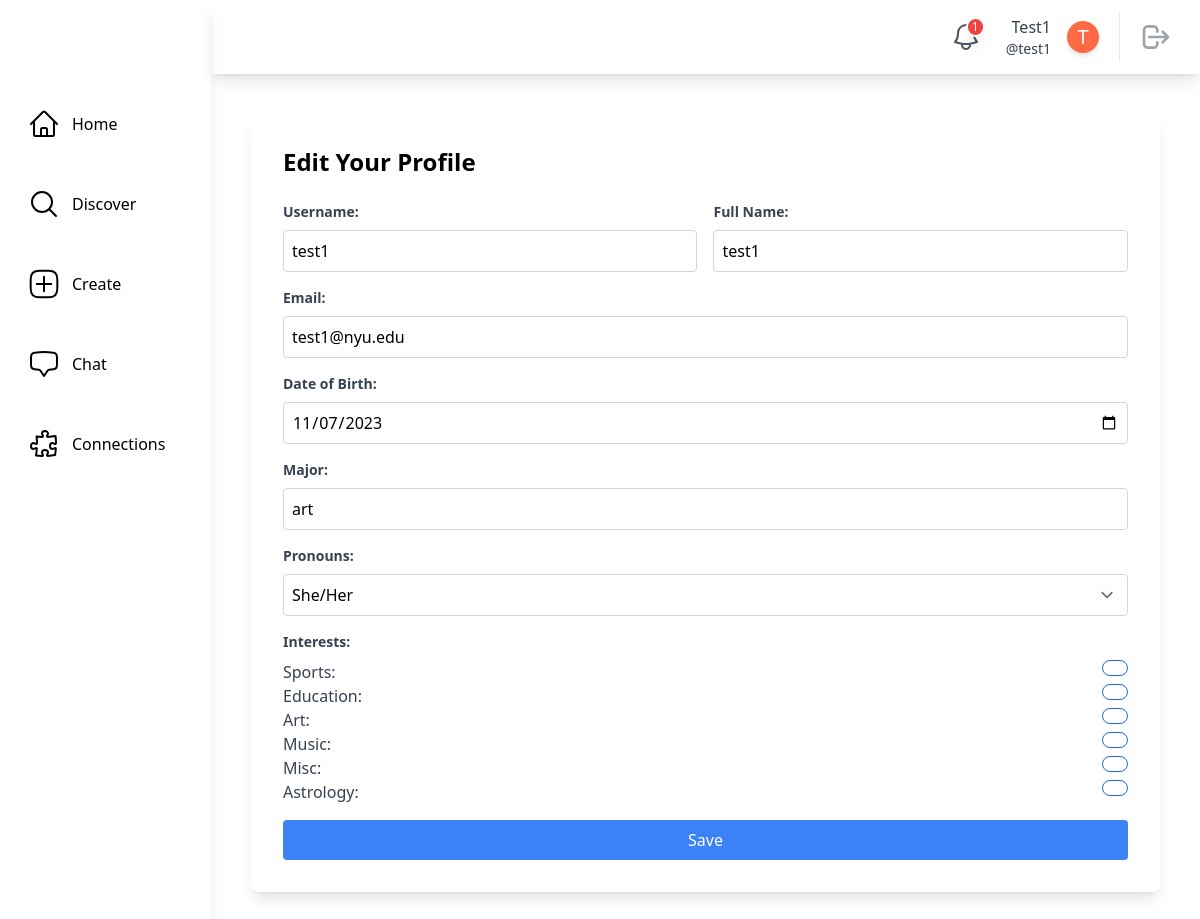
The page /profile/test2/edit (signed in) on the database as committed earlier.
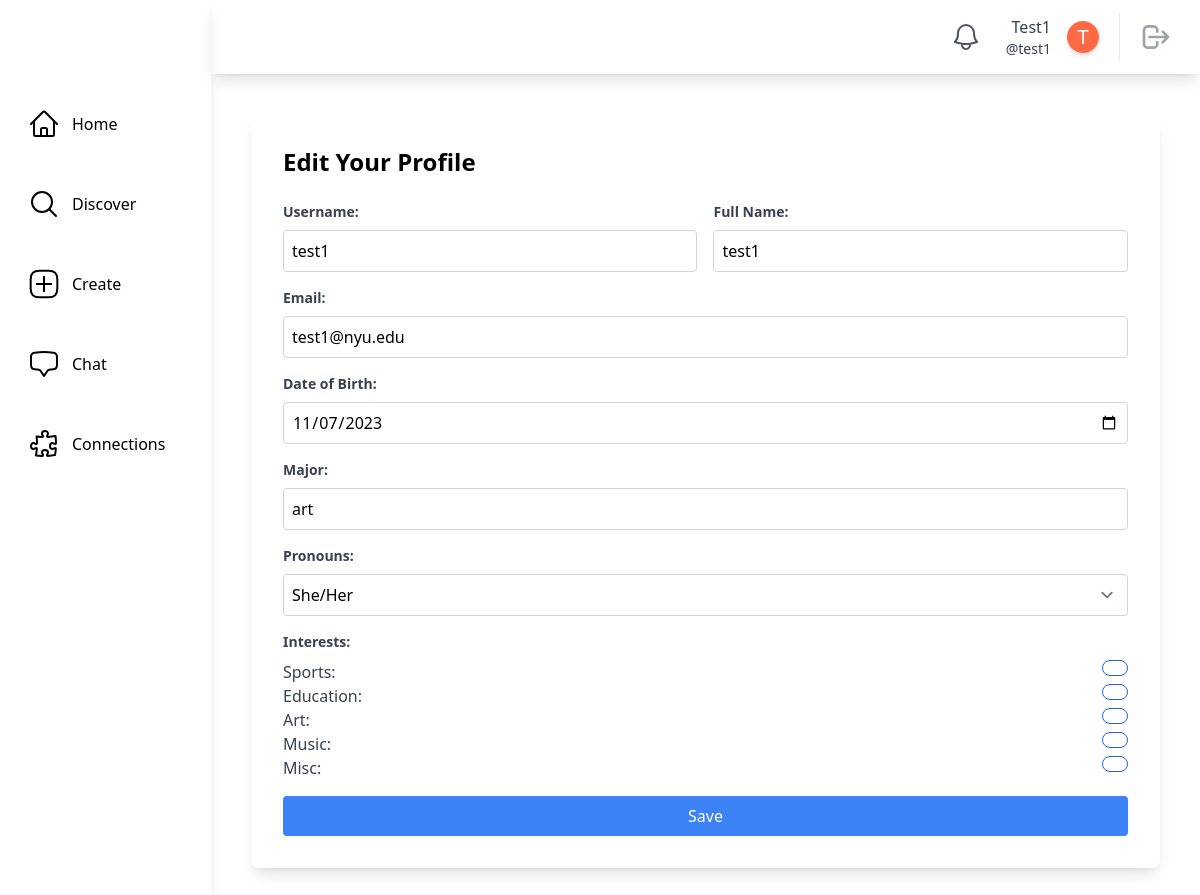
The same page on the database as committed later.
### main/models.py (models this page shows, shortened)
class SocialUser(AbstractUser):
    class Pronouns(models.IntegerChoices):
        SHE = 1, _("She/Her")
        HE = 2, _("He/Him")
        THEY = 3, _("They/Them")
        OTHER = 4, _("Other/Prefer Not To Say")
    username = models.CharField(max_length=30, unique=True)
    email = models.EmailField(unique=True, default="@nyu.edu")
    full_name = models.CharField(max_length=50, default="")
    pronouns = models.IntegerField(default=Pronouns.OTHER, choices=Pronouns.choices)
    date_of_birth = models.DateField(null=True, validators=[validate_age])
    major = models.CharField(max_length=100, default="undeclared")
    tags = models.ManyToManyField(InterestTag, related_name="tags")
    profile_picture = models.ImageField(
        upload_to="profile_pics/", null=True, blank=True
    )
    timestamp = models.DateTimeField("timestamp", default=timezone.now)  # joined

class InterestTag(models.Model):
    name = models.CharField(max_length=50, unique=True)
    class Meta:
        db_table = "interest_tags"
        verbose_name_plural = "Interest Tags"
    def __str__(self):
        return self.name

### main/views.py (the view, shortened to what this page needs)
@method_decorator(login_required, name="dispatch")
class EditProfileView(LoginRequiredMixin, generic.UpdateView):
    model = SocialUser
    form_class = EditProfileForm
    template_name = "main/edit_profile_page.html"
    context_object_name = "profile"
    def get_initial(self):
        initial = super().get_initial()
        initial["username"] = self.request.user.username
        initial["email"] = self.request.user.email
        initial["full_name"] = self.request.user.full_name
        initial["pronouns"] = self.request.user.pronouns
        initial["date_of_birth"] = self.request.user.date_of_birth
        initial["major"] = self.request.user.major
        initial["interests"] = self.request.user.tags.all()
        return initial
    def get_object(self, queryset=None):
        return get_object_or_404(SocialUser, username=self.kwargs["username"])

### main/models.py (called while the page is built)
    @classmethod
    def count_unread_notifications(cls, user):
        return (
            cls.objects.filter(models.Q(recipient_user=user, is_read=False))
            .all()
            .order_by("-timestamp")
            .count()
        )

### theme/templatetags/theme_customfilters.py (called while the page is built)
@register.filter
def count_unread_notifications(user):
    return Notification.count_unread_notifications(user)

### main/templates/main/edit_profile_page.html (shortened to what this page needs)
{% extends "base.html" %}
{% block content %}
    <div class="bg-white rounded-lg shadow-lg p-8 m-10">
        <h2 class="text-2xl font-semibold mb-6">Edit Your Profile</h2>
        <form method="post">
            <div class="flex mb-4">
                <div class="w-1/2 pr-2">
                    <label for="{{ form.username.id_for_label }}"
                           class="block text-gray-700 text-sm font-bold mb-2">Username:</label>
                    {{ form.username }}
                </div>
                <div class="w-1/2 pl-2">
                    <label for="{{ form.full_name.id_for_label }}"
                           class="block text-gray-700 text-sm font-bold mb-2">Full Name:</label>
                    {{ form.full_name }}
                </div>
            </div>
            <div class="mb-4">
                <label for="{{ form.email.id_for_label }}"
                       class="block text-gray-700 text-sm font-bold mb-2">Email:</label>
                {{ form.email }}
            </div>
            <div class="mb-4">
                <label for="{{ form.date_of_birth.id_for_label }}"
                       class="block text-gray-700 text-sm font-bold mb-2">Date of Birth:</label>
                {{ form.date_of_birth }}
            </div>
            <div class="mb-4">
                <label for="{{ form.major.id_for_label }}"
                       class="block text-gray-700 text-sm font-bold mb-2">Major:</label>
                {{ form.major }}
            </div>
            <div class="mb-4">
                <label for="{{ form.pronouns.id_for_label }}"
                       class="block text-gray-700 text-sm font-bold mb-2">Pronouns:</label>
                {{ form.pronouns }}
            </div>
            <div class="mb-4">
                <label for="{{ form.interests.id_for_label }}"
                       class="block text-gray-700 text-sm font-bold mb-2">Interests:</label>
                {% for interest in form.interests %}
                    <label class="flex flex-row justify-between">
                        <span class="text-gray-700">{{ interest.choice_label }}:</span>
                        {{ interest.tag }}
                    </label>
                {% endfor %}
            </div>
            <button type="submit"
                    class="w-full bg-blue-500 text-white p-2 rounded hover:bg-blue-700">Save</button>
        </form>
    </div>
{% endblock content %}

### theme/templates/base.html (shortened to what the changed rows need)
{% load static tailwind_tags %}
{% load theme_customfilters %}
<!DOCTYPE html>
<html lang="en">
    <head>
        {% tailwind_css %}
    </head>
    <body class="flex bg-white min-h-screen">
        {% if user.is_authenticated %}
            <div class="h-screen w-full bg-white relative flex overflow-hidden">
                <aside class="h-full shadow-lg w-64 flex flex-col space-y-10 items-start relative bg-white text-black">
                    <div class="h-16 flex items-center w-full">
                    </div>
                    <a href="{% url 'main:home' %}"
                       class="flex items-center ml-6 p-1 rounded hover:bg-gray-100 focus:bg-gray-100 transition duration-200 transform hover:scale-110">
                        <span class="ml-3">Home</span>
                    </a>
                    <a href="{% url 'main:discover' %}"
                       class="flex items-center ml-6 p-1 rounded hover:bg-gray-100 focus:bg-gray-100 transition duration-200 transform hover:scale-110">
                        <svg xmlns="http://www.w3.org/2000/svg"
                             fill="none"
                             viewBox="0 0 24 24"
                             stroke-width="1.5"
                             stroke="currentColor"
                             class="w-8 h-8">
                            <path stroke-linecap="round" stroke-linejoin="round" d="M21 21l-5.197-5.197m0 0A7.5 7.5 0 105.196 5.196a7.5 7.5 0 0010.607 10.607z" />
                        </svg>
                        <span class="ml-3">Discover</span>
                    </a>
                    <a href="{% url 'posts:create_post' %}"
                       class="flex items-center ml-6 p-1 rounded hover:bg-gray-100 focus:bg-gray-100 transition duration-200 transform hover:scale-110">
                        <span class="ml-3">Create</span>
                    </a>
                    <a href="{% url 'chat:chat_room_list' %}"
                       class="flex items-center ml-6 p-1 rounded hover:bg-gray-100 focus:bg-gray-100 transition duration-200 transform hover:scale-110">
                        <span class="ml-3">Chat</span>
                    </a>
                    <a href="{% url 'main:connections' user.username %}"
                       class="flex items-center ml-6 p-1 rounded hover:bg-gray-100 focus:bg-gray-100 transition duration-200 transform hover:scale-110">
                        <span class="ml-3">Connections</span>
                    </a>
                </aside>
                <div class="w-full h-full flex flex-col justify-between">
                    <header class="h-20 w-full flex items-center relative justify-end px-5 shadow-lg">
                        <a href="{% url 'main:notifications' user.username %}"
                           class="relative p-2 text-gray-600 hover:bg-gray-100 hover:text-gray-600 focus:bg-gray-100 focus:text-gray-600 rounded-full">
                           <span class="absolute top-1 left-6 text-xs bg-red-500 text-white font-medium px-1 shadow-lg rounded-full border-2 border-white">
                               {% if user|count_unread_notifications > 0 %}
                                {{ user|count_unread_notifications }}
                               {% endif %}
                           </span>
                        </a>
                        <a href="{% url 'main:profile_page' user.username %}"
                           class="rounded hover:bg-gray-100 hover:text-gray-600 focus:bg-gray-100 focus:text-gray-600 px-2 ml-2">
                            <div class="flex flex-shrink-0 items-center space-x-4 text-gray-700">
                                <div class="flex flex-col items-end ">
                                    <div class="text-md font-medium ">{{ user.full_name|capfirst }}</div>
                                    <div class="text-sm font-regular">@{{ user.username }}</div>
                                </div>
                                <div class="rounded-full h-8 w-8 bg-[#ff6a45] flex items-center justify-center shadow-md border-white transition duration-200 transform hover:scale-110">
                                    {% if user.profile_picture %}
                                        {% comment %} Profile Picture with same shape {% endcomment %}
                                    {% else %}
                                            <span class="text-white text-xl">{{ user.full_name|first|capfirst }}</span>
                                    {% endif %}
                                </div>
                            </div>
                        </a>
                        <div class="border-l pl-3 ml-3 space-x-1">
                            <button class="relative p-2 text-gray-400 hover:bg-gray-100 hover:text-gray-600 focus:bg-gray-100 focus:text-gray-600 rounded-full">
                                <a href="{% url 'main:logout' %}">
                                    <svg aria-hidden="true"
                                         fill="none"
                                         viewBox="0 0 24 24"
                                         stroke="currentColor"
                                         class="h-8 w-8">
                                        <path stroke-linecap="round" stroke-linejoin="round" stroke-width="2" d="M17 16l4-4m0 0l-4-4m4 4H7m6 4v1a3 3 0 01-3 3H6a3 3 0 01-3-3V7a3 3 0 013-3h4a3 3 0 013 3v1" />
                                    </svg>
                                </a>
                            </button>
                        </div>
                    </header>
                    <main class="max-w-full h-full flex flex-col relative overflow-auto">
                        {% block content %}
                        {% endblock content %}
                    </main>
                </div>
            </div>
        {% endif %}
    </body>
</html>

Rows that differ between the two databases and show on the page:
removed InterestTag: choice_label "Astrology"
changed SocialUser "Test1": id "1" → (not shown)
